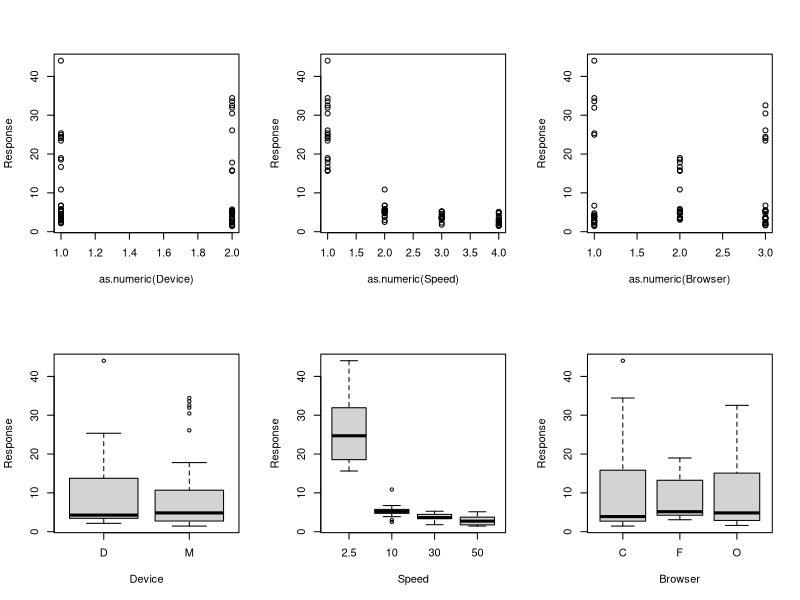
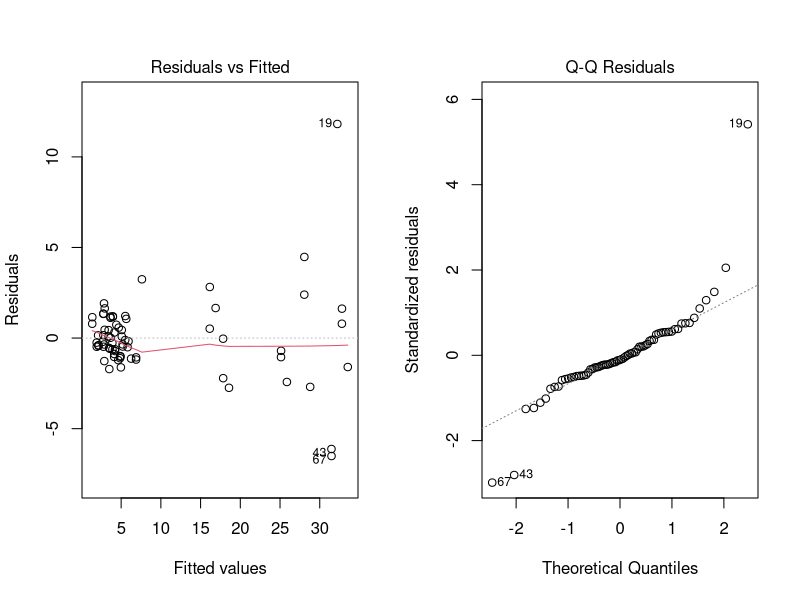
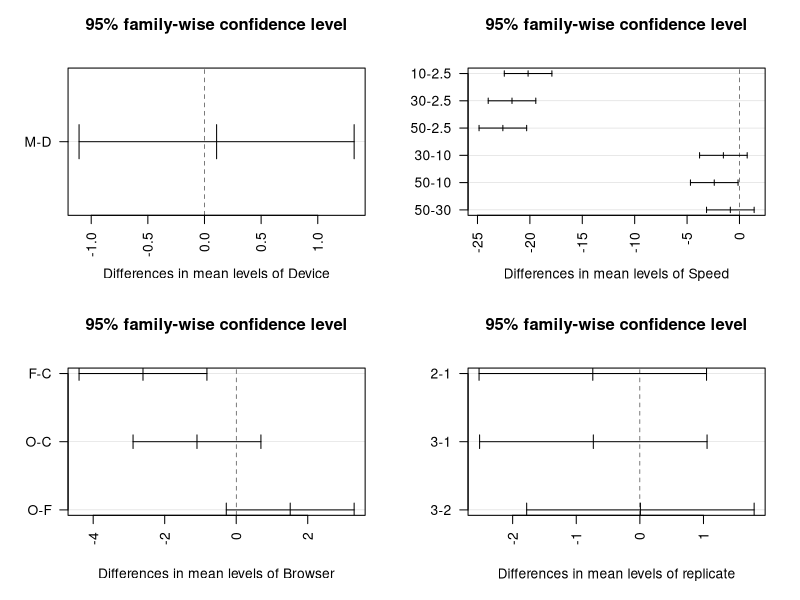
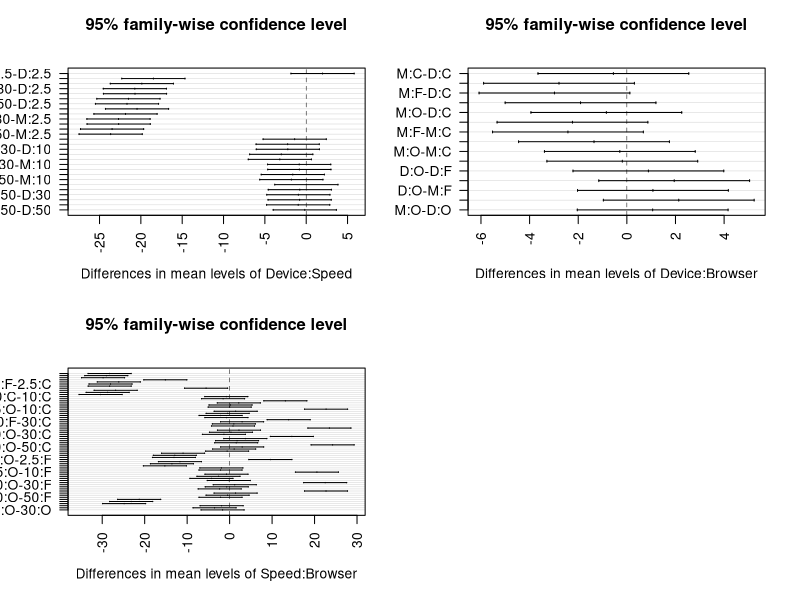

Write R code to recreate these figures, in order. (Note: this script raises an error after producing the figures.)
## ---- chunk 1
df = read.csv("df.csv")

# Do initial Analysis and fit model
Response = c(df$Replicate.1,df$Replicate.2,df$Replicate.3)

# Change Speed to original speed numbers
df$Speed_f=as.factor(df$Speed)

df$Speed[df$Speed_f==1]=50
df$Speed[df$Speed_f==2]=30
df$Speed[df$Speed_f==3]=10
df$Speed[df$Speed_f==4]=2.5
df$Speed = as.factor(df$Speed)
df$Device = as.factor(df$Device)
df$Browser = as.factor(df$Browser)
new_df = 
data.frame(Device = rep(df$Device,3),
Speed = rep(df$Speed,3),
Browser = rep(df$Browser,3),
Response,
replicate = as.factor(c(rep(1,24),rep(2,24),rep(3,24))))
## ---- chunk 2
par(mfrow=c(2,3))
plot(data= new_df, Response~ as.numeric(Device) + as.numeric(Speed)+as.numeric(Browser))
plot(data= new_df, Response~ (Device) + (Speed)+(Browser))
## ---- chunk 3
m1 <-lm(data=new_df, Response~(Device + Speed + Browser)^2 + replicate)
summary(m1)

anova(m1)

par(mfrow=c(1,2))
plot(m1,c(1,2))

par(mfrow=c(2,2))
plot(TukeyHSD(aov(m1)),las=2)

TukeyHSD(aov(m1))
## ---- chunk 4
library(MASS)
new_df_8_deleted <- new_df[-8,]
new_df_8_deleted$Speed <- as.numeric(as.character(new_df_8_deleted$Speed))
m1.1 <-lm(data=new_df_8_deleted, Response~(Device + Speed + Browser)^2 + replicate)

# To see the exact best lambda:
lmod1_bc <- boxcox(m1.1)
lambda <- lmod1_bc$x[which.max(lmod1_bc$y)]


#2. We see the best lambda is 0.3030303, round to 0.3. Create a new transformed response using Box-Cox 
#lambda is -0.747474747474747, not 0.3030303
paste0("lambda is ",lambda)
new_df_8_deleted['Response_t'] <- (new_df_8_deleted$Response^lambda - 1) / lambda
## ---- chunk 5
m2 <-lm(data=new_df_8_deleted, Response_t~(Device + Speed + Browser)^2 + replicate)
summary(m2)

anova(m2)

# Cook's distance
par(mfrow=c(1,1))
plot(m2,4)

# Residual vs Fitted
par(mfrow=c(1,2))
plot(m2,c(1,2))

# Interaction plots
y_bar = (df$Replicate.1 + df$Replicate.2 + df$Replicate.3)/3
interaction.plot(df$Device, df$Speed, y_bar)
interaction.plot(df$Device, df$Browser, y_bar)
interaction.plot(df$Browser, df$Speed, y_bar)
